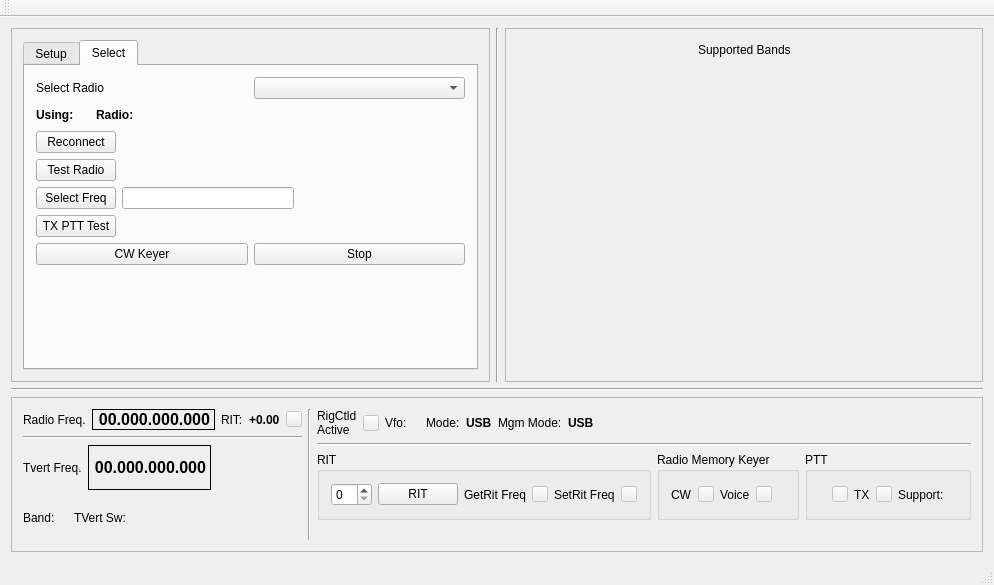
<?xml version="1.0" encoding="UTF-8"?>
<ui version="4.0">
 <class>RigControlMainWindow</class>
 <widget class="QMainWindow" name="RigControlMainWindow">
  <property name="geometry">
   <rect>
    <x>0</x>
    <y>0</y>
    <width>971</width>
    <height>585</height>
   </rect>
  </property>
  <property name="windowTitle">
   <string>Minos Rig Control</string>
  </property>
  <widget class="QWidget" name="centralWidget">
   <layout class="QVBoxLayout" name="verticalLayout_9">
    <item>
     <layout class="QHBoxLayout" name="horizontalLayout_33">
      <item>
       <widget class="QFrame" name="setupFrame">
        <property name="frameShape">
         <enum>QFrame::StyledPanel</enum>
        </property>
        <property name="frameShadow">
         <enum>QFrame::Raised</enum>
        </property>
        <layout class="QVBoxLayout" name="verticalLayout_4">
         <item>
          <widget class="QTabWidget" name="setupTabWidget">
           <property name="autoFillBackground">
            <bool>true</bool>
           </property>
           <property name="currentIndex">
            <number>1</number>
           </property>
           <widget class="QWidget" name="setupTab">
            <attribute name="title">
             <string>Setup</string>
            </attribute>
            <layout class="QVBoxLayout" name="verticalLayout_10">
             <item>
              <layout class="QVBoxLayout" name="verticalLayout_6">
               <item>
                <widget class="QPushButton" name="setupRadios">
                 <property name="text">
                  <string>Setup Radios...</string>
                 </property>
                </widget>
               </item>
               <item>
                <widget class="QPushButton" name="configRigctld">
                 <property name="text">
                  <string>Configure Rigctld Program</string>
                 </property>
                </widget>
               </item>
               <item>
                <widget class="QPushButton" name="aboutRC">
                 <property name="text">
                  <string>Show Current Radio Config</string>
                 </property>
                </widget>
               </item>
               <item>
                <widget class="QCheckBox" name="traceDataComms">
                 <property name="text">
                  <string>Trace Data Comms</string>
                 </property>
                </widget>
               </item>
               <item>
                <spacer name="verticalSpacer">
                 <property name="orientation">
                  <enum>Qt::Vertical</enum>
                 </property>
                 <property name="sizeHint" stdset="0">
                  <size>
                   <width>20</width>
                   <height>40</height>
                  </size>
                 </property>
                </spacer>
               </item>
              </layout>
             </item>
            </layout>
           </widget>
           <widget class="QWidget" name="selectTab">
            <attribute name="title">
             <string>Select</string>
            </attribute>
            <layout class="QVBoxLayout" name="verticalLayout_2">
             <item>
              <layout class="QVBoxLayout" name="verticalLayout_7">
               <item>
                <layout class="QHBoxLayout" name="horizontalLayout_29">
                 <item>
                  <widget class="QLabel" name="SelectRadioTitle">
                   <property name="minimumSize">
                    <size>
                     <width>0</width>
                     <height>0</height>
                    </size>
                   </property>
                   <property name="text">
                    <string>Select Radio</string>
                   </property>
                  </widget>
                 </item>
                 <item>
                  <widget class="QComboBox" name="selectRadioBox">
                   <property name="minimumSize">
                    <size>
                     <width>140</width>
                     <height>0</height>
                    </size>
                   </property>
                  </widget>
                 </item>
                </layout>
               </item>
               <item>
                <layout class="QHBoxLayout" name="horizontalLayout_24">
                 <item>
                  <widget class="QLabel" name="usingLbl">
                   <property name="font">
                    <font>
                     <weight>75</weight>
                     <bold>true</bold>
                    </font>
                   </property>
                   <property name="text">
                    <string>Using: </string>
                   </property>
                  </widget>
                 </item>
                 <item>
                  <widget class="QLabel" name="usingLibText">
                   <property name="text">
                    <string/>
                   </property>
                  </widget>
                 </item>
                 <item>
                  <widget class="QLabel" name="radioNameDispLbl">
                   <property name="font">
                    <font>
                     <weight>75</weight>
                     <bold>true</bold>
                    </font>
                   </property>
                   <property name="text">
                    <string>Radio:</string>
                   </property>
                  </widget>
                 </item>
                 <item>
                  <widget class="QLabel" name="radioNameDisp">
                   <property name="text">
                    <string/>
                   </property>
                  </widget>
                 </item>
                 <item>
                  <spacer name="horizontalSpacer_12">
                   <property name="orientation">
                    <enum>Qt::Horizontal</enum>
                   </property>
                   <property name="sizeHint" stdset="0">
                    <size>
                     <width>40</width>
                     <height>20</height>
                    </size>
                   </property>
                  </spacer>
                 </item>
                </layout>
               </item>
               <item>
                <layout class="QHBoxLayout" name="horizontalLayout_35">
                 <item>
                  <widget class="QPushButton" name="reconnectButton">
                   <property name="text">
                    <string>Reconnect</string>
                   </property>
                  </widget>
                 </item>
                 <item>
                  <spacer name="horizontalSpacer_14">
                   <property name="orientation">
                    <enum>Qt::Horizontal</enum>
                   </property>
                   <property name="sizeHint" stdset="0">
                    <size>
                     <width>40</width>
                     <height>20</height>
                    </size>
                   </property>
                  </spacer>
                 </item>
                </layout>
               </item>
               <item>
                <layout class="QHBoxLayout" name="horizontalLayout_36">
                 <item>
                  <widget class="QPushButton" name="testRadioButton">
                   <property name="text">
                    <string>Test Radio</string>
                   </property>
                  </widget>
                 </item>
                 <item>
                  <spacer name="horizontalSpacer_15">
                   <property name="orientation">
                    <enum>Qt::Horizontal</enum>
                   </property>
                   <property name="sizeHint" stdset="0">
                    <size>
                     <width>40</width>
                     <height>20</height>
                    </size>
                   </property>
                  </spacer>
                 </item>
                </layout>
               </item>
               <item>
                <layout class="QHBoxLayout" name="horizontalLayout_9">
                 <item>
                  <widget class="QPushButton" name="selFreq">
                   <property name="text">
                    <string>Select Freq</string>
                   </property>
                  </widget>
                 </item>
                 <item>
                  <widget class="QLineEdit" name="freqInputBox">
                   <property name="clearButtonEnabled">
                    <bool>true</bool>
                   </property>
                  </widget>
                 </item>
                 <item>
                  <spacer name="horizontalSpacer">
                   <property name="orientation">
                    <enum>Qt::Horizontal</enum>
                   </property>
                   <property name="sizeHint" stdset="0">
                    <size>
                     <width>98</width>
                     <height>17</height>
                    </size>
                   </property>
                  </spacer>
                 </item>
                </layout>
               </item>
               <item>
                <layout class="QHBoxLayout" name="horizontalLayout_16">
                 <item>
                  <widget class="QPushButton" name="txPttTestPb">
                   <property name="text">
                    <string>TX PTT Test</string>
                   </property>
                  </widget>
                 </item>
                 <item>
                  <spacer name="horizontalSpacer_6">
                   <property name="orientation">
                    <enum>Qt::Horizontal</enum>
                   </property>
                   <property name="sizeHint" stdset="0">
                    <size>
                     <width>40</width>
                     <height>20</height>
                    </size>
                   </property>
                  </spacer>
                 </item>
                </layout>
               </item>
               <item>
                <layout class="QHBoxLayout" name="horizontalLayout_37">
                 <item>
                  <widget class="QPushButton" name="cwKeyerPb">
                   <property name="text">
                    <string>CW Keyer</string>
                   </property>
                  </widget>
                 </item>
                 <item>
                  <widget class="QPushButton" name="cwKeyerStopPb">
                   <property name="text">
                    <string>Stop</string>
                   </property>
                  </widget>
                 </item>
                </layout>
               </item>
              </layout>
             </item>
             <item>
              <spacer name="verticalSpacer_3">
               <property name="orientation">
                <enum>Qt::Vertical</enum>
               </property>
               <property name="sizeHint" stdset="0">
                <size>
                 <width>20</width>
                 <height>40</height>
                </size>
               </property>
              </spacer>
             </item>
            </layout>
           </widget>
          </widget>
         </item>
        </layout>
       </widget>
      </item>
      <item>
       <widget class="Line" name="line_5">
        <property name="orientation">
         <enum>Qt::Vertical</enum>
        </property>
       </widget>
      </item>
      <item>
       <widget class="QFrame" name="supportedBandsFrame">
        <property name="frameShape">
         <enum>QFrame::StyledPanel</enum>
        </property>
        <property name="frameShadow">
         <enum>QFrame::Raised</enum>
        </property>
        <layout class="QHBoxLayout" name="horizontalLayout_5">
         <item>
          <layout class="QVBoxLayout" name="verticalLayout_8">
           <item>
            <layout class="QHBoxLayout" name="horizontalLayout_12">
             <item>
              <spacer name="horizontalSpacer_8">
               <property name="orientation">
                <enum>Qt::Horizontal</enum>
               </property>
               <property name="sizeHint" stdset="0">
                <size>
                 <width>40</width>
                 <height>20</height>
                </size>
               </property>
              </spacer>
             </item>
             <item>
              <widget class="QLabel" name="supportBandsLabel">
               <property name="text">
                <string>Supported Bands</string>
               </property>
              </widget>
             </item>
             <item>
              <spacer name="horizontalSpacer_7">
               <property name="orientation">
                <enum>Qt::Horizontal</enum>
               </property>
               <property name="sizeHint" stdset="0">
                <size>
                 <width>40</width>
                 <height>20</height>
                </size>
               </property>
              </spacer>
             </item>
            </layout>
           </item>
           <item>
            <layout class="QGridLayout" name="gridLayout"/>
           </item>
           <item>
            <spacer name="verticalSpacer_2">
             <property name="orientation">
              <enum>Qt::Vertical</enum>
             </property>
             <property name="sizeHint" stdset="0">
              <size>
               <width>20</width>
               <height>40</height>
              </size>
             </property>
            </spacer>
           </item>
          </layout>
         </item>
        </layout>
       </widget>
      </item>
     </layout>
    </item>
    <item>
     <widget class="Line" name="line">
      <property name="orientation">
       <enum>Qt::Horizontal</enum>
      </property>
     </widget>
    </item>
    <item>
     <widget class="QFrame" name="radioFrame2">
      <property name="frameShape">
       <enum>QFrame::StyledPanel</enum>
      </property>
      <property name="frameShadow">
       <enum>QFrame::Raised</enum>
      </property>
      <layout class="QHBoxLayout" name="horizontalLayout_28">
       <item>
        <layout class="QVBoxLayout" name="verticalLayout_3">
         <item>
          <layout class="QHBoxLayout" name="horizontalLayout_2">
           <item>
            <widget class="QLabel" name="FreqTitleA">
             <property name="text">
              <string>Radio Freq.</string>
             </property>
            </widget>
           </item>
           <item>
            <widget class="QLabel" name="radioFreqA">
             <property name="font">
              <font>
               <pointsize>12</pointsize>
               <weight>75</weight>
               <bold>true</bold>
              </font>
             </property>
             <property name="frameShape">
              <enum>QFrame::Box</enum>
             </property>
             <property name="text">
              <string>00.000.000.000</string>
             </property>
             <property name="alignment">
              <set>Qt::AlignRight|Qt::AlignTrailing|Qt::AlignVCenter</set>
             </property>
            </widget>
           </item>
           <item>
            <layout class="QHBoxLayout" name="horizontalLayout_8">
             <item>
              <widget class="QLabel" name="ritLbl">
               <property name="text">
                <string>RIT:</string>
               </property>
              </widget>
             </item>
             <item>
              <widget class="QLabel" name="ritFreq">
               <property name="font">
                <font>
                 <weight>75</weight>
                 <bold>true</bold>
                </font>
               </property>
               <property name="frameShape">
                <enum>QFrame::NoFrame</enum>
               </property>
               <property name="text">
                <string>+0.00</string>
               </property>
              </widget>
             </item>
             <item>
              <widget class="QPushButton" name="ritStatusInd">
               <property name="enabled">
                <bool>false</bool>
               </property>
               <property name="maximumSize">
                <size>
                 <width>16</width>
                 <height>16</height>
                </size>
               </property>
               <property name="text">
                <string/>
               </property>
              </widget>
             </item>
             <item>
              <spacer name="horizontalSpacer_2">
               <property name="orientation">
                <enum>Qt::Horizontal</enum>
               </property>
               <property name="sizeHint" stdset="0">
                <size>
                 <width>40</width>
                 <height>20</height>
                </size>
               </property>
              </spacer>
             </item>
            </layout>
           </item>
          </layout>
         </item>
         <item>
          <widget class="Line" name="line_3">
           <property name="orientation">
            <enum>Qt::Horizontal</enum>
           </property>
          </widget>
         </item>
         <item>
          <layout class="QHBoxLayout" name="horizontalLayout">
           <item>
            <widget class="QLabel" name="TVertTitleA">
             <property name="text">
              <string>Tvert Freq.</string>
             </property>
            </widget>
           </item>
           <item>
            <widget class="QLabel" name="transVertFreqA">
             <property name="font">
              <font>
               <pointsize>12</pointsize>
               <weight>75</weight>
               <bold>true</bold>
              </font>
             </property>
             <property name="frameShape">
              <enum>QFrame::Box</enum>
             </property>
             <property name="text">
              <string>00.000.000.000</string>
             </property>
             <property name="alignment">
              <set>Qt::AlignRight|Qt::AlignTrailing|Qt::AlignVCenter</set>
             </property>
            </widget>
           </item>
           <item>
            <spacer name="horizontalSpacer_4">
             <property name="orientation">
              <enum>Qt::Horizontal</enum>
             </property>
             <property name="sizeHint" stdset="0">
              <size>
               <width>40</width>
               <height>20</height>
              </size>
             </property>
            </spacer>
           </item>
          </layout>
         </item>
         <item>
          <layout class="QHBoxLayout" name="horizontalLayout_3">
           <item>
            <widget class="QLabel" name="transVertBandDispLbl">
             <property name="text">
              <string>Band:</string>
             </property>
            </widget>
           </item>
           <item>
            <widget class="QLabel" name="transVertBandDisp">
             <property name="text">
              <string/>
             </property>
            </widget>
           </item>
           <item>
            <widget class="QLabel" name="transVertSwLbl">
             <property name="text">
              <string>TVert Sw:</string>
             </property>
            </widget>
           </item>
           <item>
            <widget class="QLabel" name="transVertSwNum">
             <property name="text">
              <string/>
             </property>
            </widget>
           </item>
           <item>
            <spacer name="horizontalSpacer_5">
             <property name="orientation">
              <enum>Qt::Horizontal</enum>
             </property>
             <property name="sizeHint" stdset="0">
              <size>
               <width>40</width>
               <height>20</height>
              </size>
             </property>
            </spacer>
           </item>
          </layout>
         </item>
        </layout>
       </item>
       <item>
        <widget class="Line" name="line_2">
         <property name="orientation">
          <enum>Qt::Vertical</enum>
         </property>
        </widget>
       </item>
       <item>
        <layout class="QVBoxLayout" name="verticalLayout">
         <item>
          <layout class="QHBoxLayout" name="horizontalLayout_6">
           <item>
            <layout class="QHBoxLayout" name="horizontalLayout_20">
             <item>
              <widget class="QLabel" name="rigCtldIndicatorLabel">
               <property name="text">
                <string>RigCtld
Active</string>
               </property>
              </widget>
             </item>
             <item>
              <widget class="QPushButton" name="rigCtldIndicator">
               <property name="enabled">
                <bool>false</bool>
               </property>
               <property name="maximumSize">
                <size>
                 <width>16</width>
                 <height>16</height>
                </size>
               </property>
               <property name="text">
                <string/>
               </property>
              </widget>
             </item>
            </layout>
           </item>
           <item>
            <layout class="QHBoxLayout" name="horizontalLayout_17">
             <item>
              <widget class="QLabel" name="vfo_title_label">
               <property name="text">
                <string>Vfo:</string>
               </property>
              </widget>
             </item>
             <item>
              <widget class="QLabel" name="vfo_state_label">
               <property name="font">
                <font>
                 <weight>75</weight>
                 <bold>true</bold>
                </font>
               </property>
               <property name="text">
                <string/>
               </property>
              </widget>
             </item>
            </layout>
           </item>
           <item>
            <layout class="QHBoxLayout" name="horizontalLayout_15">
             <item>
              <widget class="QLabel" name="modeATitle">
               <property name="text">
                <string>Mode:</string>
               </property>
              </widget>
             </item>
             <item>
              <widget class="QLabel" name="modeA">
               <property name="font">
                <font>
                 <weight>75</weight>
                 <bold>true</bold>
                </font>
               </property>
               <property name="text">
                <string>USB</string>
               </property>
              </widget>
             </item>
            </layout>
           </item>
           <item>
            <layout class="QHBoxLayout" name="horizontalLayout_18">
             <item>
              <widget class="QLabel" name="label_3">
               <property name="text">
                <string>Mgm Mode:</string>
               </property>
              </widget>
             </item>
             <item>
              <widget class="QLabel" name="mgmMode">
               <property name="font">
                <font>
                 <weight>75</weight>
                 <bold>true</bold>
                </font>
               </property>
               <property name="text">
                <string>USB</string>
               </property>
              </widget>
             </item>
             <item>
              <spacer name="horizontalSpacer_11">
               <property name="orientation">
                <enum>Qt::Horizontal</enum>
               </property>
               <property name="sizeHint" stdset="0">
                <size>
                 <width>40</width>
                 <height>20</height>
                </size>
               </property>
              </spacer>
             </item>
            </layout>
           </item>
          </layout>
         </item>
         <item>
          <widget class="Line" name="line_4">
           <property name="orientation">
            <enum>Qt::Horizontal</enum>
           </property>
          </widget>
         </item>
         <item>
          <layout class="QHBoxLayout" name="horizontalLayout_25">
           <item>
            <widget class="QGroupBox" name="ritGroupBox">
             <property name="title">
              <string>RIT</string>
             </property>
             <layout class="QHBoxLayout" name="horizontalLayout_19">
              <item>
               <layout class="QHBoxLayout" name="horizontalLayout_11">
                <item>
                 <layout class="QHBoxLayout" name="horizontalLayout_10">
                  <item>
                   <layout class="QVBoxLayout" name="verticalLayout_5"/>
                  </item>
                  <item>
                   <widget class="QSpinBox" name="setRitSpinner"/>
                  </item>
                  <item>
                   <widget class="QPushButton" name="testRitButton">
                    <property name="text">
                     <string>RIT</string>
                    </property>
                   </widget>
                  </item>
                 </layout>
                </item>
                <item>
                 <layout class="QHBoxLayout" name="horizontalLayout_4">
                  <item>
                   <widget class="QLabel" name="GetRitFreqLbl">
                    <property name="text">
                     <string>GetRit Freq</string>
                    </property>
                   </widget>
                  </item>
                  <item>
                   <widget class="QPushButton" name="GetRitFreqInd">
                    <property name="enabled">
                     <bool>false</bool>
                    </property>
                    <property name="maximumSize">
                     <size>
                      <width>16</width>
                      <height>16</height>
                     </size>
                    </property>
                    <property name="text">
                     <string/>
                    </property>
                   </widget>
                  </item>
                 </layout>
                </item>
                <item>
                 <layout class="QHBoxLayout" name="horizontalLayout_7">
                  <item>
                   <widget class="QLabel" name="SetRitFreqLbl">
                    <property name="text">
                     <string>SetRit Freq</string>
                    </property>
                   </widget>
                  </item>
                  <item>
                   <widget class="QPushButton" name="SetRitFreqInd">
                    <property name="enabled">
                     <bool>false</bool>
                    </property>
                    <property name="maximumSize">
                     <size>
                      <width>16</width>
                      <height>16</height>
                     </size>
                    </property>
                    <property name="text">
                     <string/>
                    </property>
                   </widget>
                  </item>
                 </layout>
                </item>
               </layout>
              </item>
              <item>
               <spacer name="horizontalSpacer_3">
                <property name="orientation">
                 <enum>Qt::Horizontal</enum>
                </property>
                <property name="sizeHint" stdset="0">
                 <size>
                  <width>40</width>
                  <height>20</height>
                 </size>
                </property>
               </spacer>
              </item>
             </layout>
            </widget>
           </item>
           <item>
            <widget class="QGroupBox" name="memGroupBox">
             <property name="title">
              <string>Radio Memory Keyer</string>
             </property>
             <layout class="QHBoxLayout" name="horizontalLayout_14">
              <item>
               <layout class="QHBoxLayout" name="horizontalLayout_23">
                <item>
                 <widget class="QLabel" name="cwMemLbl">
                  <property name="text">
                   <string>CW</string>
                  </property>
                 </widget>
                </item>
                <item>
                 <widget class="QPushButton" name="cwMemInd">
                  <property name="enabled">
                   <bool>false</bool>
                  </property>
                  <property name="maximumSize">
                   <size>
                    <width>16</width>
                    <height>16</height>
                   </size>
                  </property>
                  <property name="text">
                   <string/>
                  </property>
                 </widget>
                </item>
               </layout>
              </item>
              <item>
               <layout class="QHBoxLayout" name="horizontalLayout_21">
                <item>
                 <widget class="QLabel" name="voiceMemLbl">
                  <property name="text">
                   <string>Voice</string>
                  </property>
                 </widget>
                </item>
                <item>
                 <widget class="QPushButton" name="voiceMemInd">
                  <property name="enabled">
                   <bool>false</bool>
                  </property>
                  <property name="maximumSize">
                   <size>
                    <width>16</width>
                    <height>16</height>
                   </size>
                  </property>
                  <property name="text">
                   <string/>
                  </property>
                 </widget>
                </item>
               </layout>
              </item>
              <item>
               <spacer name="horizontalSpacer_10">
                <property name="orientation">
                 <enum>Qt::Horizontal</enum>
                </property>
                <property name="sizeHint" stdset="0">
                 <size>
                  <width>40</width>
                  <height>20</height>
                 </size>
                </property>
               </spacer>
              </item>
             </layout>
            </widget>
           </item>
           <item>
            <widget class="QGroupBox" name="pttGroupBox">
             <property name="title">
              <string>PTT</string>
             </property>
             <layout class="QHBoxLayout" name="horizontalLayout_13">
              <item>
               <layout class="QHBoxLayout" name="horizontalLayout_32">
                <item>
                 <layout class="QHBoxLayout" name="horizontalLayout_27">
                  <item>
                   <widget class="QLabel" name="pttLbl">
                    <property name="text">
                     <string/>
                    </property>
                   </widget>
                  </item>
                  <item>
                   <widget class="QPushButton" name="pttInd">
                    <property name="enabled">
                     <bool>false</bool>
                    </property>
                    <property name="maximumSize">
                     <size>
                      <width>16</width>
                      <height>16</height>
                     </size>
                    </property>
                    <property name="text">
                     <string/>
                    </property>
                   </widget>
                  </item>
                 </layout>
                </item>
                <item>
                 <layout class="QHBoxLayout" name="horizontalLayout_26">
                  <item>
                   <widget class="QLabel" name="txRxLbl">
                    <property name="text">
                     <string>TX</string>
                    </property>
                   </widget>
                  </item>
                  <item>
                   <widget class="QPushButton" name="txRxInd">
                    <property name="enabled">
                     <bool>false</bool>
                    </property>
                    <property name="maximumSize">
                     <size>
                      <width>16</width>
                      <height>16</height>
                     </size>
                    </property>
                    <property name="text">
                     <string/>
                    </property>
                   </widget>
                  </item>
                 </layout>
                </item>
                <item>
                 <layout class="QHBoxLayout" name="horizontalLayout_31">
                  <item>
                   <widget class="QLabel" name="supportPttLbl">
                    <property name="text">
                     <string>Support:</string>
                    </property>
                   </widget>
                  </item>
                  <item>
                   <widget class="QLabel" name="supportedPttLbl">
                    <property name="text">
                     <string/>
                    </property>
                   </widget>
                  </item>
                 </layout>
                </item>
               </layout>
              </item>
              <item>
               <spacer name="horizontalSpacer_9">
                <property name="orientation">
                 <enum>Qt::Horizontal</enum>
                </property>
                <property name="sizeHint" stdset="0">
                 <size>
                  <width>40</width>
                  <height>20</height>
                 </size>
                </property>
               </spacer>
              </item>
             </layout>
            </widget>
           </item>
          </layout>
         </item>
         <item>
          <layout class="QHBoxLayout" name="horizontalLayout_22">
           <item>
            <widget class="QLabel" name="sMeterLabel">
             <property name="text">
              <string/>
             </property>
            </widget>
           </item>
           <item>
            <widget class="SmeterBar" name="sMeter" native="true"/>
           </item>
          </layout>
         </item>
        </layout>
       </item>
      </layout>
     </widget>
    </item>
   </layout>
  </widget>
  <widget class="QToolBar" name="mainToolBar">
   <attribute name="toolBarArea">
    <enum>TopToolBarArea</enum>
   </attribute>
   <attribute name="toolBarBreak">
    <bool>false</bool>
   </attribute>
  </widget>
  <widget class="QStatusBar" name="statusBar"/>
 </widget>
 <layoutdefault spacing="6" margin="11"/>
 <customwidgets>
  <customwidget>
   <class>SmeterBar</class>
   <extends>QWidget</extends>
   <header>smeterbar.h</header>
   <container>1</container>
  </customwidget>
 </customwidgets>
 <resources/>
 <connections/>
</ui>
